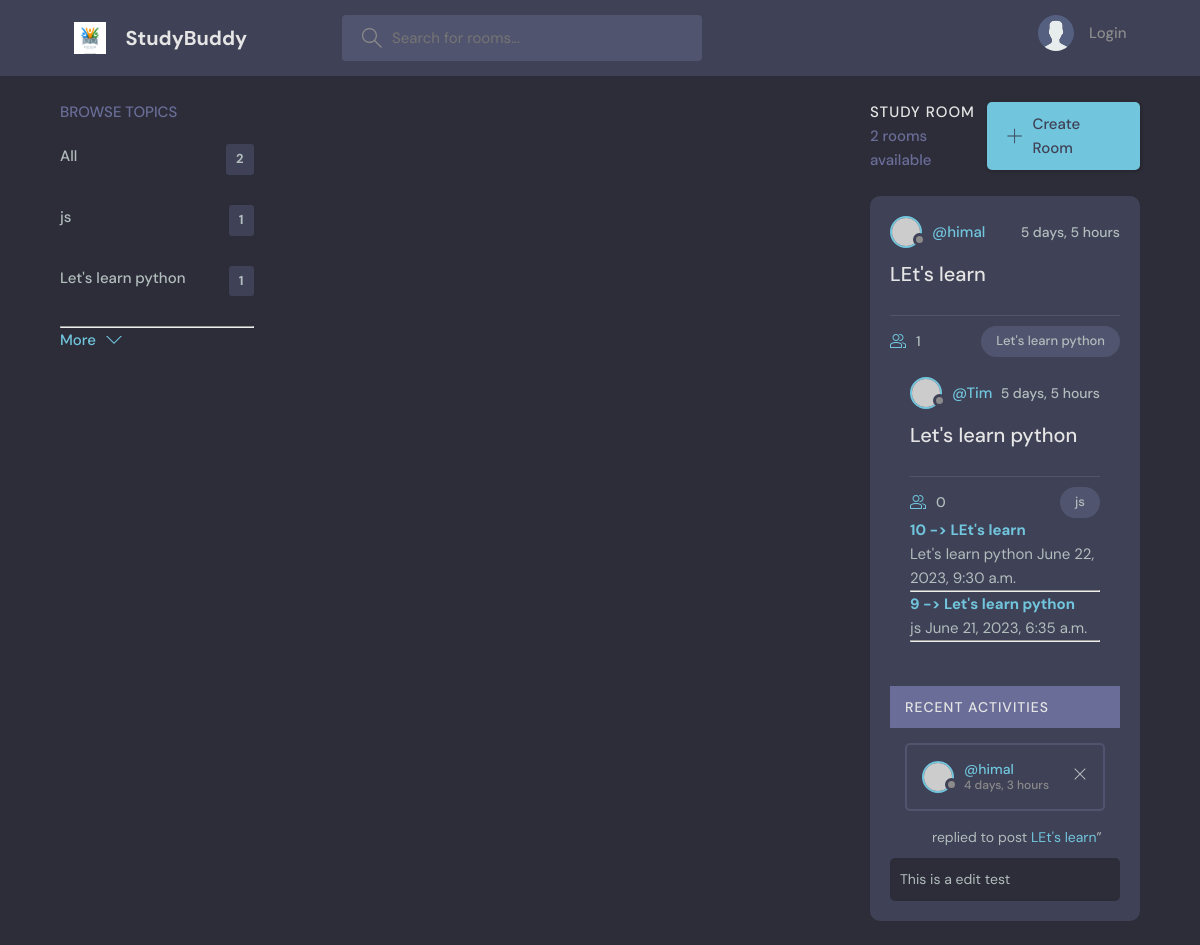
The app's page /, older data.
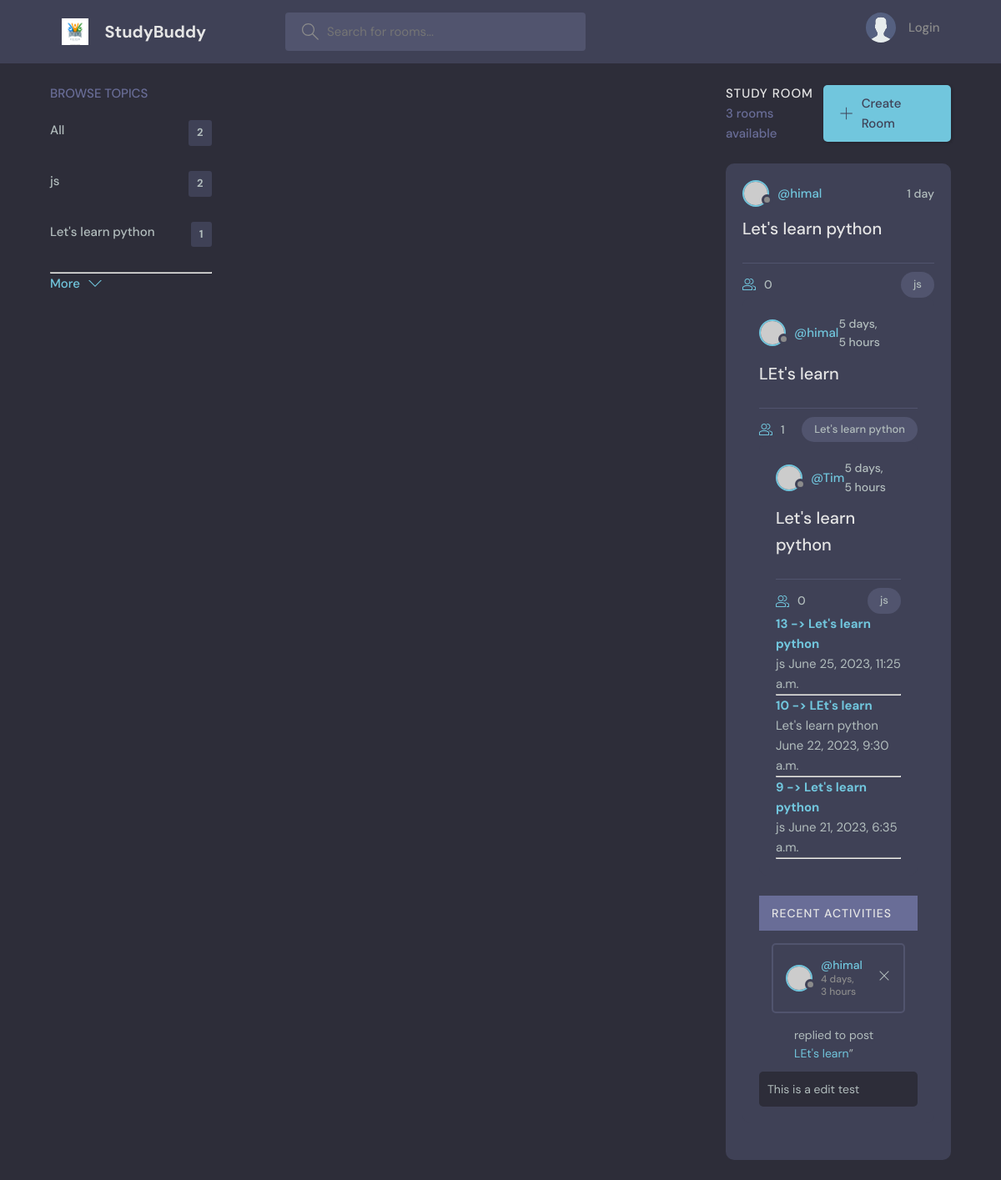
The same page, newer data.
### base/models.py (models this page shows, shortened)
class Topic(models.Model):
    name = models.CharField(max_length=200)

class Room(models.Model):
    host= models.ForeignKey(User, on_delete=models.SET_NULL, null=True)
    topic = models.ForeignKey(Topic, on_delete=models.SET_NULL, null =True)
    name = models.CharField(max_length=30)
    description = models.TextField(null= True, blank=True)
    participants = models.ManyToManyField(User , related_name='participants', blank=True)
    created = models.DateTimeField(auto_now_add=True)
    updated = models.DateTimeField(auto_now=True)
    class Meta:
        ordering = ['-updated', '-created']
    def __str__(self) -> str:
        return self.name

class Message(models.Model):
    user= models.ForeignKey(User, on_delete=models.CASCADE)
    room=models.ForeignKey(Room , on_delete=models.CASCADE )
    body = models.TextField(null=False)
    created = models.DateTimeField(auto_now_add=True)
    updated = models.DateTimeField(auto_now=True)

### base/views.py (the view)
# urls.py: path('',views.home, name='home'),
def home(request):
    q =request.GET.get('q') if request.GET.get('q') != None else ''
    topics = Topic.objects.all()
    room_messages = Message.objects.filter(Q(room__topic__name__contains=q))
    rooms = Room.objects.filter(Q(topic__name__contains=q) or Q(name__icontains=q))
    total_room = rooms.count()
    context = {'rooms':rooms,'topics':topics,'room_count':total_room,'room_messages':room_messages,}
    return render(request, './base/home.html',context)

### base/templates/base/home.html (shortened to what this page needs)
{% extends 'main.html' %}
    {% block content %}
    <main class="layout layout--3">
      <div class="container">
        <div class="topics">
            {% include 'base/topic_template.html' %}
        <div class="roomList">
          <div class="roomList__header">
            <div>
              <h2>Study Room</h2>
              <p>{{rooms.all.count}} rooms available</p>
            </div>
            <a class="btn btn--main" href="{% url 'createroom' %}">
              <svg version="1.1" xmlns="http://www.w3.org/2000/svg" width="32" height="32" viewBox="0 0 32 32">
                <title>add</title>
                <path
                  d="M16.943 0.943h-1.885v14.115h-14.115v1.885h14.115v14.115h1.885v-14.115h14.115v-1.885h-14.115v-14.115z"
                ></path>
              </svg>
              Create Room
            </a>
          </div>
           {% include 'base/feed.html' %}
          </div>
        {% include 'base/recent_activity.html' %}
      </div>
    </main>
  {% endblock %}

### base/templates/base/topic_template.html
<div class="topics__header">
        <h2>Browse Topics</h2>
      </div>
      <ul class="topics__list">
        <li>
              <li><a href="{% url 'home' %}">All<span>{{topics.all.count}}</span></a></li>
                {% for topic in topics %}
                <div>
                <li><a href="{% url 'home' %}?q={{topic.name}}">{{topic.name}}<span>{{topic.room_set.all.count}}</span></a>
                 </div></li>
                {% endfor %}
                <hr>
      </ul>
      <a class="btn btn--link" href="topics.html">
        More
        <svg version="1.1" xmlns="http://www.w3.org/2000/svg" width="32" height="32" viewBox="0 0 32 32">
          <title>chevron-down</title>
          <path d="M16 21l-13-13h-3l16 16 16-16h-3l-13 13z"></path>
        </svg>
      </a>
    </div>

### base/templates/base/feed.html (shortened to what this page needs)
{% for room in rooms %}
<div class="roomListRoom">
    <div class="roomListRoom__header">
      <a href="{% url 'userprofile' room.host.id %}" class="roomListRoom__author">
        <div class="avatar avatar--small">
          <img src="https://randomuser.me/api/portraits/women/11.jpg" />
        </div>
        <span>@{{room.host}}</span>
      </a>
      <div class="roomListRoom__actions">
        <span>{{room.created|timesince}}</span>
      </div>
    </div>
    <div class="roomListRoom__content">
      <a href="{% url 'room' room.id %}">{{room}}</a>
    </div>
    <div class="roomListRoom__meta">
      <a href="{% url 'room' room.id %}" class="roomListRoom__joined">
        {{room.participants.all.count}}
      </a>
      <p class="roomListRoom__topic">{{room.topic.name}}</p>
    </div>
{% endfor %}
{% for room in rooms %}
        <div>
            {% if request.user.is_authenticated %}
            {% if request.user == room.host %}
            <a href="{% url 'updateroom' room.id %}">Edit</a>
            <a href="{% url 'delete' room.id %}">Delete</a>
                {% endif %}
                <span><a href ="{% url 'userprofile' room.host.id %}">@{{room.host.username}}</a></span>
                <h5><a href="{% url 'room' room.id %}">{{room.id}} -> {{room.name}}</a></h5>
                <small>{{room.topic.name}}</small>
                <small>{{room.updated}}</small>
                {% else %}
                <h5><a href="{% url 'room' room.id %}">{{room.id}} -> {{room.name}}</a></h5>
                    <small>{{room.topic.name}}</small>
                    <small>{{room.updated}}</small>
                    {% endif %}
                <hr>
                </div>
        {% endfor %}

### base/templates/base/recent_activity.html (shortened to what this page needs)
{% for message in room_messages %}
    <div class="activities__header">
      <h2>Recent Activities</h2>
    </div>
    <div class="activities__box">
      <div class="activities__boxHeader roomListRoom__header">
        <a href="{% url 'userprofile' message.user.id %}"profile.html" class="roomListRoom__author">
          <div class="avatar avatar--small">
            <img src="https://randomuser.me/api/portraits/women/11.jpg" />
          </div>
          <p>
            @{{message.user}}
            <span>{{message.created|timesince}}</span>
          </p>
        </a>
        <div class="roomListRoom__actions">
          <a href="#">
            <svg version="1.1" xmlns="http://www.w3.org/2000/svg" width="32" height="32" viewBox="0 0 32 32">
              <title>remove</title>
              <path
                d="M27.314 6.019l-1.333-1.333-9.98 9.981-9.981-9.981-1.333 1.333 9.981 9.981-9.981 9.98 1.333 1.333 9.981-9.98 9.98 9.98 1.333-1.333-9.98-9.98 9.98-9.981z"
              ></path>
            </svg>
          </a>
        </div>
      </div>
      </div>
      <div class="activities__boxContent">
        <p>replied to post <a href="{% url 'room' message.room.id %}">{{message.room.name}}</a>”</p>
        <div class="activities__boxRoomContent">
         {{message.body}}
        </div>
    {% endfor %}
  </div>

Row changes from the older to the newer data that the page shows:
computed for Topic "js": room_set.all.count "1" → "2"
added Room: host "himal", created "1 day", name "Let's learn python", participants.all.count "0", topic.name "js", id "13", updated "June 25, 2023, 11:25 a.m."
Text that changed along with them:
{{ rooms.all.count }}: "2" → "3"
